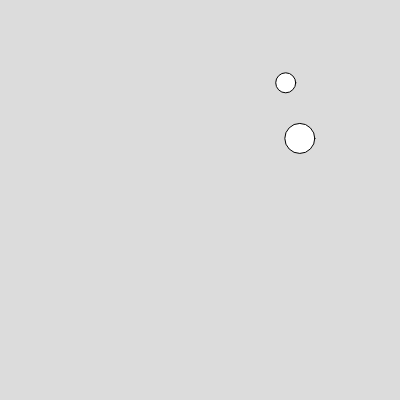
Frame 1 (no input)
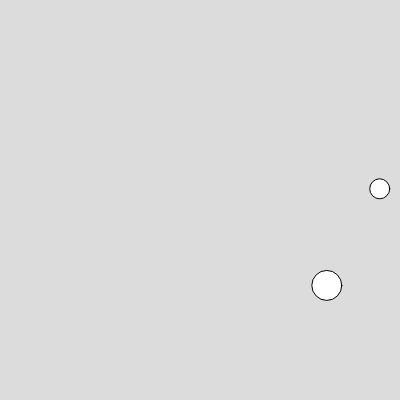
Frame 60 (no input)
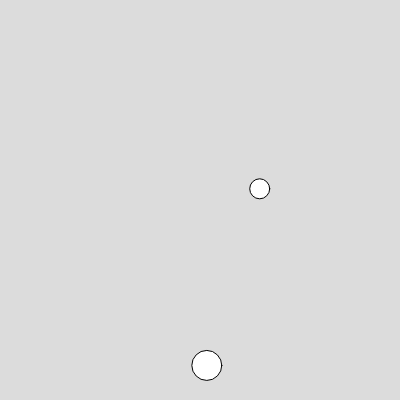
Frame 120 (the mouse pressed at the canvas centre since frame 60)

The p5.js sketch that drew these frames (run headless with seeded random() and noise() and a simulated clock; from frame 60 on, the mouse is pressed at the canvas centre):

// p5.js sketch
// ── sketch.js
let x;
let y;
let x1;
let y1;
let a;
let b;
let a1;
let b1;
let d = 20;
let d1 = 30;
let speed = 2;
let speed1 = 3;

function setup() {
  createCanvas(400, 400);
  x = random(0, width);
  y = random(0, height);
  x1 = random(0, width);
  y1 = random(0, height);
  x != x1;
  y != y1;
  a = speed;
  b = speed;
  a1 = speed1;
  b1 = speed1;
  keyPressed();
}

function draw() {
  background(220);
  circle(x, y, d);
  circle(x1, y1, d1);//kat
  x += a;
  y += b;
  x1 += a1;
  y1 += b1;

  borderCheck();
}

function borderCheck() {
  if (x + d / 2 >= width) {
    a = -speed;
    b = 0;
  }
  if (x - d / 2 <= 0) {
    a = speed;
    b = 0;
  }
  if (y + d / 2 >= height) {
    a = 0;
    b = -speed;
  }
  if (y - d / 2 < 0) {
    a = 0;
    b = speed;
  }

  if (x1 + d1 / 2 >= width) {
    //bordercheck kat
    a1 = -2;
    b1 = 2;
  }
  if (x1 - d1 / 2 <= 0) {
    a1 = 2;
    b1 = -2;
  }
  if (y1 + d1 / 2 >= height) {
    a1 = -2;
    b1 = -2;
  }
  if (y1 - d1 / 2 < 0) {
    a1 = 2;
    b1 = 2;
  }
}

function keyPressed() {
  if (keyCode === DOWN_ARROW) {
    b = speed;
    a = 0;
  }
  if (keyCode === UP_ARROW) {
    b = -speed;
    a = 0;
  }
  if (keyCode === LEFT_ARROW) {
    b = 0;
    a = -speed;
  }
  if (keyCode === RIGHT_ARROW) {
    b = 0;
    a = speed;
  }
  if (keyCode === 74) {
    b = 2;
    a = 2;
  }
}
